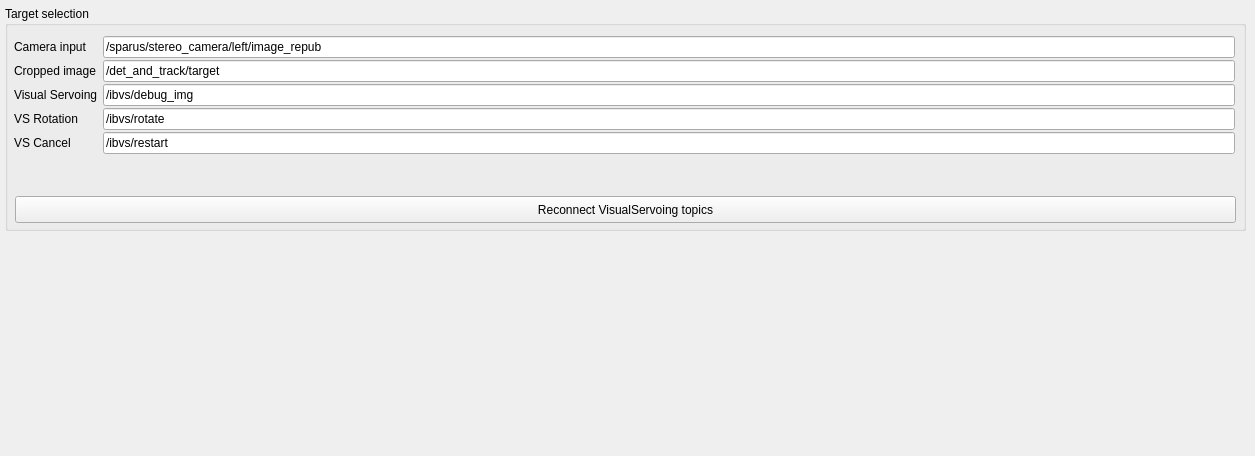
        <widget class="QWidget" name="visualServoing_settings">
         <attribute name="title">
          <string>Visual servoing Settings</string>
         </attribute>
         <widget class="QWidget" name="verticalLayoutWidget_2">
          <property name="geometry">
           <rect>
            <x>5</x>
            <y>6</y>
            <width>1241</width>
            <height>441</height>
           </rect>
          </property>
          <layout class="QVBoxLayout" name="verticalLayout_6">
           <property name="spacing">
            <number>3</number>
           </property>
           <item>
            <widget class="QGroupBox" name="groupBox_6">
             <property name="sizePolicy">
              <sizepolicy hsizetype="Expanding" vsizetype="Fixed">
               <horstretch>0</horstretch>
               <verstretch>0</verstretch>
              </sizepolicy>
             </property>
             <property name="minimumSize">
              <size>
               <width>0</width>
               <height>225</height>
              </size>
             </property>
             <property name="title">
              <string>Target selection</string>
             </property>
             <widget class="QWidget" name="formLayoutWidget_6">
              <property name="geometry">
               <rect>
                <x>9</x>
                <y>30</y>
                <width>1221</width>
                <height>157</height>
               </rect>
              </property>
              <layout class="QFormLayout" name="formLayout_7">
               <property name="horizontalSpacing">
                <number>5</number>
               </property>
               <property name="verticalSpacing">
                <number>2</number>
               </property>
               <item row="0" column="0">
                <widget class="QLabel" name="label_32">
                 <property name="text">
                  <string>Camera input</string>
                 </property>
                </widget>
               </item>
               <item row="0" column="1">
                <widget class="QLineEdit" name="vsCameraInput">
                 <property name="text">
                  <string>/sparus/stereo_camera/left/image_repub</string>
                 </property>
                </widget>
               </item>
               <item row="1" column="0">
                <widget class="QLabel" name="label_33">
                 <property name="text">
                  <string>Cropped image</string>
                 </property>
                </widget>
               </item>
               <item row="3" column="0">
                <widget class="QLabel" name="label_34">
                 <property name="text">
                  <string>Visual Servoing</string>
                 </property>
                </widget>
               </item>
               <item row="1" column="1">
                <widget class="QLineEdit" name="vsCroppedImage">
                 <property name="text">
                  <string>/det_and_track/target</string>
                 </property>
                </widget>
               </item>
               <item row="3" column="1">
                <widget class="QLineEdit" name="vsResult">
                 <property name="text">
                  <string>/ibvs/debug_img</string>
                 </property>
                </widget>
               </item>
               <item row="4" column="0">
                <widget class="QLabel" name="label_20">
                 <property name="text">
                  <string>VS Rotation</string>
                 </property>
                </widget>
               </item>
               <item row="4" column="1">
                <widget class="QLineEdit" name="vsRotationService">
                 <property name="text">
                  <string>/ibvs/rotate</string>
                 </property>
                </widget>
               </item>
               <item row="5" column="0">
                <widget class="QLabel" name="label_35">
                 <property name="text">
                  <string>VS Cancel</string>
                 </property>
                </widget>
               </item>
               <item row="5" column="1">
                <widget class="QLineEdit" name="vsCancelService">
                 <property name="text">
                  <string>/ibvs/restart</string>
                 </property>
                </widget>
               </item>
              </layout>
             </widget>
             <widget class="QPushButton" name="vsTopicsButton">
              <property name="geometry">
               <rect>
                <x>10</x>
                <y>190</y>
                <width>1221</width>
                <height>27</height>
               </rect>
              </property>
              <property name="text">
               <string>Reconnect VisualServoing topics</string>
              </property>
             </widget>
            </widget>
           </item>
           <item>
            <spacer name="verticalSpacer_3">
             <property name="orientation">
              <enum>Qt::Vertical</enum>
             </property>
             <property name="sizeHint" stdset="0">
              <size>
               <width>20</width>
               <height>40</height>
              </size>
             </property>
            </spacer>
           </item>
          </layout>
         </widget>
        </widget>
